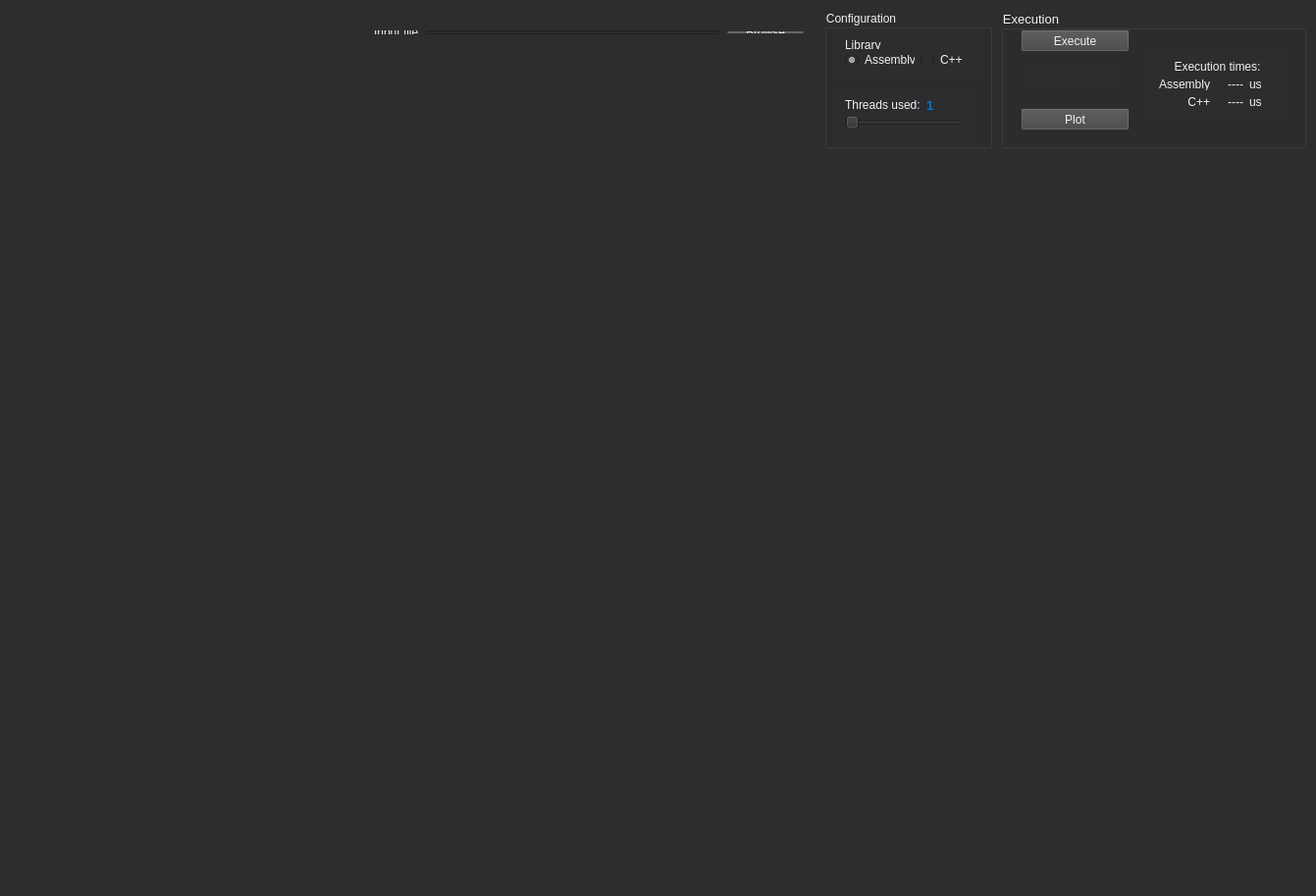
<?xml version="1.0" encoding="UTF-8"?>
<ui version="4.0">
 <class>KF_GUIClass</class>
 <widget class="QWidget" name="KF_GUIClass">
  <property name="geometry">
   <rect>
    <x>0</x>
    <y>0</y>
    <width>1341</width>
    <height>913</height>
   </rect>
  </property>
  <property name="windowTitle">
   <string>Kalman Filter</string>
  </property>
  <property name="autoFillBackground">
   <bool>false</bool>
  </property>
  <property name="styleSheet">
   <string notr="true">background-color: rgb(45, 45, 48);</string>
  </property>
  <widget class="QGroupBox" name="configureBox">
   <property name="geometry">
    <rect>
     <x>840</x>
     <y>10</y>
     <width>171</width>
     <height>141</height>
    </rect>
   </property>
   <property name="styleSheet">
    <string notr="true">color: rgb(241, 241, 241);</string>
   </property>
   <property name="title">
    <string>Configuration</string>
   </property>
   <widget class="QWidget" name="layoutWidget">
    <property name="geometry">
     <rect>
      <x>10</x>
      <y>20</y>
      <width>147</width>
      <height>46</height>
     </rect>
    </property>
    <layout class="QVBoxLayout" name="libraryLayout">
     <item>
      <widget class="QLabel" name="libraryLabel">
       <property name="styleSheet">
        <string notr="true">color: rgb(241, 241, 241);</string>
       </property>
       <property name="text">
        <string>Library</string>
       </property>
      </widget>
     </item>
     <item>
      <layout class="QHBoxLayout" name="radioButtonLayout">
       <item>
        <widget class="QRadioButton" name="asmRB">
         <property name="styleSheet">
          <string notr="true">color: rgb(241, 241, 241);</string>
         </property>
         <property name="text">
          <string>Assembly</string>
         </property>
         <property name="checked">
          <bool>true</bool>
         </property>
        </widget>
       </item>
       <item>
        <widget class="QRadioButton" name="cppRB">
         <property name="styleSheet">
          <string notr="true">color: rgb(241, 241, 241);</string>
         </property>
         <property name="text">
          <string>C++</string>
         </property>
        </widget>
       </item>
      </layout>
     </item>
    </layout>
   </widget>
   <widget class="QWidget" name="layoutWidget">
    <property name="geometry">
     <rect>
      <x>10</x>
      <y>80</y>
      <width>141</width>
      <height>51</height>
     </rect>
    </property>
    <layout class="QVBoxLayout" name="verticalLayout">
     <item>
      <layout class="QHBoxLayout" name="horizontalLayout">
       <item>
        <widget class="QLabel" name="usedThreadsLabel">
         <property name="styleSheet">
          <string notr="true">color: rgb(241, 241, 241);</string>
         </property>
         <property name="text">
          <string>Threads used:</string>
         </property>
        </widget>
       </item>
       <item>
        <widget class="QLabel" name="usedThreadsNumber">
         <property name="font">
          <font>
           <pointsize>10</pointsize>
           <weight>75</weight>
           <bold>true</bold>
          </font>
         </property>
         <property name="styleSheet">
          <string notr="true">color: rgb(0, 122, 204);</string>
         </property>
         <property name="text">
          <string>1</string>
         </property>
         <property name="wordWrap">
          <bool>false</bool>
         </property>
        </widget>
       </item>
      </layout>
     </item>
     <item>
      <widget class="QSlider" name="threadNumberSlider">
       <property name="styleSheet">
        <string notr="true">selection-color: rgb(255, 255, 0);
alternate-background-color: rgb(255, 255, 0);
color: rgb(255, 255, 0);
border-color: rgb(255, 255, 0);</string>
       </property>
       <property name="minimum">
        <number>1</number>
       </property>
       <property name="maximum">
        <number>6</number>
       </property>
       <property name="orientation">
        <enum>Qt::Horizontal</enum>
       </property>
       <property name="invertedAppearance">
        <bool>false</bool>
       </property>
       <property name="tickPosition">
        <enum>QSlider::NoTicks</enum>
       </property>
      </widget>
     </item>
    </layout>
   </widget>
  </widget>
  <widget class="QWidget" name="layoutWidget">
   <property name="geometry">
    <rect>
     <x>370</x>
     <y>20</y>
     <width>461</width>
     <height>26</height>
    </rect>
   </property>
   <layout class="QHBoxLayout" name="inputLayout">
    <item>
     <widget class="QLabel" name="inputFileLabel">
      <property name="styleSheet">
       <string notr="true">color: rgb(241, 241, 241);</string>
      </property>
      <property name="text">
       <string>Input file</string>
      </property>
     </widget>
    </item>
    <item>
     <widget class="QLineEdit" name="inputFileLineEdit">
      <property name="styleSheet">
       <string notr="true">color: rgb(241, 241, 241);</string>
      </property>
     </widget>
    </item>
    <item>
     <widget class="QPushButton" name="browseButton">
      <property name="styleSheet">
       <string notr="true">color: rgb(241, 241, 241);background-color: rgb(67, 67, 70);</string>
      </property>
      <property name="text">
       <string>Browse</string>
      </property>
     </widget>
    </item>
   </layout>
  </widget>
  <widget class="QGroupBox" name="executionBox">
   <property name="geometry">
    <rect>
     <x>1020</x>
     <y>10</y>
     <width>311</width>
     <height>141</height>
    </rect>
   </property>
   <property name="font">
    <font>
     <pointsize>10</pointsize>
    </font>
   </property>
   <property name="styleSheet">
    <string notr="true">color: rgb(241, 241, 241);</string>
   </property>
   <property name="title">
    <string>Execution</string>
   </property>
   <widget class="QPushButton" name="executeButton">
    <property name="geometry">
     <rect>
      <x>20</x>
      <y>20</y>
      <width>111</width>
      <height>23</height>
     </rect>
    </property>
    <property name="styleSheet">
     <string notr="true">color: rgb(241, 241, 241);
background-color: rgb(67, 67, 70);</string>
    </property>
    <property name="text">
     <string>Execute</string>
    </property>
   </widget>
   <widget class="QPushButton" name="plotButton">
    <property name="geometry">
     <rect>
      <x>20</x>
      <y>100</y>
      <width>111</width>
      <height>23</height>
     </rect>
    </property>
    <property name="styleSheet">
     <string notr="true">color: rgb(241, 241, 241);background-color: rgb(67, 67, 70);</string>
    </property>
    <property name="text">
     <string>Plot</string>
    </property>
   </widget>
   <widget class="QWidget" name="layoutWidget">
    <property name="geometry">
     <rect>
      <x>30</x>
      <y>60</y>
      <width>90</width>
      <height>18</height>
     </rect>
    </property>
    <layout class="QHBoxLayout" name="statusLayout">
     <item>
      <widget class="QLabel" name="statusTextLabel">
       <property name="text">
        <string>Status:</string>
       </property>
      </widget>
     </item>
     <item>
      <widget class="QLabel" name="statusLabel">
       <property name="styleSheet">
        <string notr="true">color: rgb(0, 255, 0);</string>
       </property>
       <property name="text">
        <string>Ready</string>
       </property>
      </widget>
     </item>
    </layout>
   </widget>
   <widget class="QWidget" name="layoutWidget">
    <property name="geometry">
     <rect>
      <x>150</x>
      <y>40</y>
      <width>141</width>
      <height>71</height>
     </rect>
    </property>
    <layout class="QGridLayout" name="gridLayout">
     <item row="1" column="0">
      <widget class="QLabel" name="assemblyLabel">
       <property name="text">
        <string>Assembly</string>
       </property>
       <property name="alignment">
        <set>Qt::AlignRight|Qt::AlignTrailing|Qt::AlignVCenter</set>
       </property>
      </widget>
     </item>
     <item row="1" column="1">
      <widget class="QLabel" name="asmTimeLabel">
       <property name="text">
        <string>----</string>
       </property>
       <property name="alignment">
        <set>Qt::AlignRight|Qt::AlignTrailing|Qt::AlignVCenter</set>
       </property>
      </widget>
     </item>
     <item row="1" column="2">
      <widget class="QLabel" name="usLabel2">
       <property name="enabled">
        <bool>true</bool>
       </property>
       <property name="text">
        <string>us</string>
       </property>
      </widget>
     </item>
     <item row="2" column="0">
      <widget class="QLabel" name="cppLabel">
       <property name="text">
        <string>C++</string>
       </property>
       <property name="alignment">
        <set>Qt::AlignRight|Qt::AlignTrailing|Qt::AlignVCenter</set>
       </property>
      </widget>
     </item>
     <item row="2" column="1">
      <widget class="QLabel" name="cppTimeLabel">
       <property name="text">
        <string>----</string>
       </property>
       <property name="alignment">
        <set>Qt::AlignRight|Qt::AlignTrailing|Qt::AlignVCenter</set>
       </property>
      </widget>
     </item>
     <item row="2" column="2">
      <widget class="QLabel" name="usLabel1">
       <property name="enabled">
        <bool>true</bool>
       </property>
       <property name="text">
        <string>us</string>
       </property>
      </widget>
     </item>
     <item row="0" column="0" colspan="3">
      <widget class="QLabel" name="titleLabel">
       <property name="text">
        <string>Execution times:</string>
       </property>
       <property name="alignment">
        <set>Qt::AlignCenter</set>
       </property>
      </widget>
     </item>
    </layout>
   </widget>
  </widget>
  <widget class="QWidget" name="gridLayoutWidget">
   <property name="geometry">
    <rect>
     <x>10</x>
     <y>160</y>
     <width>1321</width>
     <height>741</height>
    </rect>
   </property>
   <layout class="QGridLayout" name="chartsGrid">
    <property name="sizeConstraint">
     <enum>QLayout::SetNoConstraint</enum>
    </property>
    <property name="spacing">
     <number>0</number>
    </property>
   </layout>
  </widget>
 </widget>
 <layoutdefault spacing="6" margin="11"/>
 <resources>
  <include location="KF_GUI.qrc"/>
 </resources>
 <connections/>
 <slots>
  <slot>browseSlot()</slot>
  <slot>exitSlot()</slot>
  <slot>returnedPressedSlot()</slot>
 </slots>
</ui>
